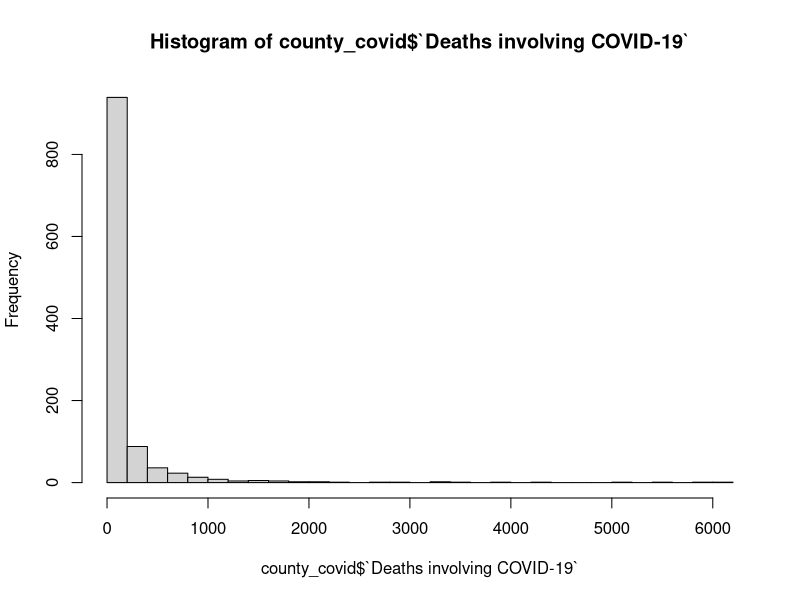

This chart was generated by the following R code:
# Libraries

library(tidyverse)

# Data

county_covid <- read_csv('data/Provisional_COVID-19_Death_Counts_in_the_United_States_by_County.csv')

# EDA

county_covid %>%
  select(`Deaths involving COVID-19`) %>%
  mutate(deaths = `Deaths involving COVID-19`) %>%
  summarize(mean = mean(deaths))

county_covid2 <- county_covid %>%
  select(`Deaths involving COVID-19`) %>%
  mutate(deaths = `Deaths involving COVID-19`) %>%
  summarize(stand_dev = sd(deaths))


hist(x = county_covid$`Deaths involving COVID-19`,
     breaks = 25)
